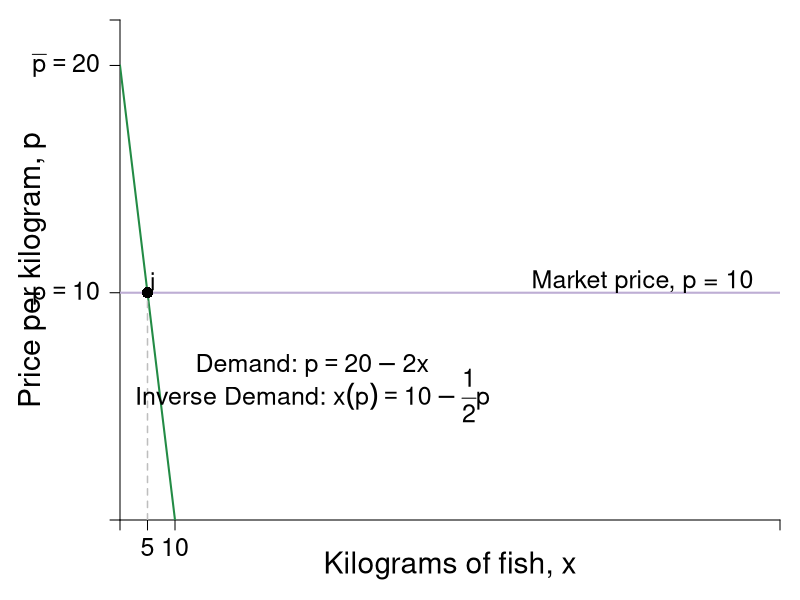

Reproduce this figure in R.
require(shape)
pdf(file = "indmarketdemand/demand_market_indiv.pdf", width = 9, height = 7)

#Set parameters for graphics
pointsize <- 1.8
axislabelsize <- 1.8
labelsize <- 1.5
namesize <- 1.8
annotatesize <- 1.5
graphlinewidth <- 2
segmentlinewidth <- 1.5

COL <- c("#7fc97f", "#beaed4", "#fdc086", "#ffff99", "#386cb0", "#f0027f", "#bf5b17", "#666666")
COLA <- c("#99d8c9","#66c2a4","#41ae76", "#238b45", "#005824")
COLB <- c("#4eb3d3", "#2b8cbe", "#0868ac","#084081")

par(mar =  c(4, 6, 1, 1))

MarketD <- function(x, rmax = 20, xmax = 10, n = 10) {
  rmax - (rmax/(n*xmax))*x
}

mrsA <- function(x, rmax = 20, xmax = 10) {
  rmax - (rmax/xmax)*x
}

uA <- function(x, y, rmax = 20, xmax = 10) {
  y + rmax*x - (1/2)(rmax/xmax)*x^2
}

xlims <- c(0, 120)
ylims <- c(0, 22)

npts <- 501 
x <- seq(xlims[1], xlims[2], length.out = npts)
y <- seq(ylims[1], ylims[2], length.out = npts) 
a <- c(46.08, 55, 64)
b <- c(46.08, 55, 64)

plot(0, 0, xlim = xlims, ylim = ylims, type = "n",
     xlab = expression(paste("")),
     ylab = expression(paste("")), 
     xaxt = "n", 
     yaxt = "n", 
     cex.lab = axislabelsize, 
     bty = "n",
     xaxs="i", 
     yaxs="i")

# ticksy <- seq(from = 0, to = ylims[2], by = 2)
# ylabels <- seq(from = 0, to = ylims[2], by = 2)
# ticksx <- seq(from = 0, to = xlims[2], by = 2)
# xlabels <- seq(from = 0, to = xlims[2], by = 2)
ticksy <- c(0, 10, 20, ylims[2])
ylabels <- c(NA, expression(paste(p == 10)), expression(paste(bar(p) == 20)), NA)
ticksx <- c(0, 5, 10, xlims[2])
xlabels <- c(NA, expression(5), expression(paste(10)), NA)

axis(1, at = ticksx, pos = 0, labels = xlabels, cex.axis = labelsize)
axis(2, at = ticksy, pos = 0, labels = ylabels, las = 1, cex.axis = labelsize)

npts <- 500 
xx1 <- seq(xlims[1], xlims[2], length.out = npts)

#xpoly <- c(0, 10, 0)
#ypoly <- c(5, 5, 10)
#polygon(x = xpoly, y = ypoly, col = COL[4], density=NULL, border = NA)

#Lines for mrs graph
#lines(xx1, MarketD(xx1, rmax = 20, xmax = 10, n = 10), col = COLA[4], lwd = graphlinewidth)
lines(xx1, mrsA(xx1, rmax = 20, xmax = 10), col = COLA[4], lwd = graphlinewidth)

segments(0, 10, xlims[2], 10, lty = 1, col = COL[2] , lwd = graphlinewidth)
segments(5, 0, 5, 10, lty = 2, col = "gray" , lwd = segmentlinewidth)

#Label axes
#mtext(expression(paste("Quantity of fish in kilograms, ", x)), side=1, line = 2.5, cex = axislabelsize)

text(0.5*xlims[2], -2, expression(paste("Kilograms of fish, ", x)), xpd = TRUE, cex = axislabelsize) 
text(-16, 0.5*ylims[2], expression(paste("Price per kilogram, ", p)), xpd = TRUE, cex = axislabelsize, srt = 90) 

points(5, 10, pch = 16, col = "black", cex = 1.5)
text(6, 10.5, expression(i), cex = annotatesize)

#segments(4.11765, 6.17647, 5.88, 8.88, lty = 1, col = COL[2] , lwd = graphlinewidth)
text(95, 10.5, expression("Market price, p = 10"), cex = labelsize)
#text(7.3, 2.5, expression("Curve"))
#Arrows(7.3, 3.5, 7.3, 6.1, col = "black", lty = 1, lwd = 2, arr.type = "triangle", arr.lwd = 0.5)

#Label the iso-welfare functions for the HG, Aisha
# text(3.8, 1.5, expression(u[1]^A))
# text(4.6, 1.5, expression(u[2]^A))
# text(5.5, 1.5, expression(u[3]^A))
#text(6.6, 8.3, expression(u[4]^A))


#Label the indifference curves for the HG, Betty
# text(7.6, 17, expression(u[1]^B))
# text(6.75, 17, expression(u[2]^B))
# text(6, 17, expression(u[3]^B))
#text(3.4, 6.9, expression(v[4]^B))

#Label mrs function
text(35, 6.8, expression(paste("Demand: ", p== 20 - 2*x)), cex = annotatesize)
text(35, 5.5, expression(paste("Inverse Demand: ", x(p) == 10 - frac(1,2)*p)), cex = annotatesize)
#Arrows(10, 7.5, 10, 5, col = "black", lty = 1, lwd = 2, arr.type = "triangle", arr.lwd = 0.5)

#Label satiation
#text(20, 3.5, expression(paste(x[max] == "Point")))
#text(20, 3, expression(paste("of Satiation")))
#Arrows(20, 2.5, 20, 0.5, col = "black", lty = 1, lwd = 2, arr.type = "triangle", arr.lwd = 0.5)

#Label highest willingness to pay
#text(5, 10, expression("Consumer Surplus"))
#text(5, 9, expression(paste(CS==frac(1, 2)*bgroup("(",r[max] - p,")")*x)))
#Arrows(5, 8.5, 5, 6, col = "black", lty = 1, lwd = 2, arr.type = "triangle", arr.lwd = 0.5)

dev.off()
